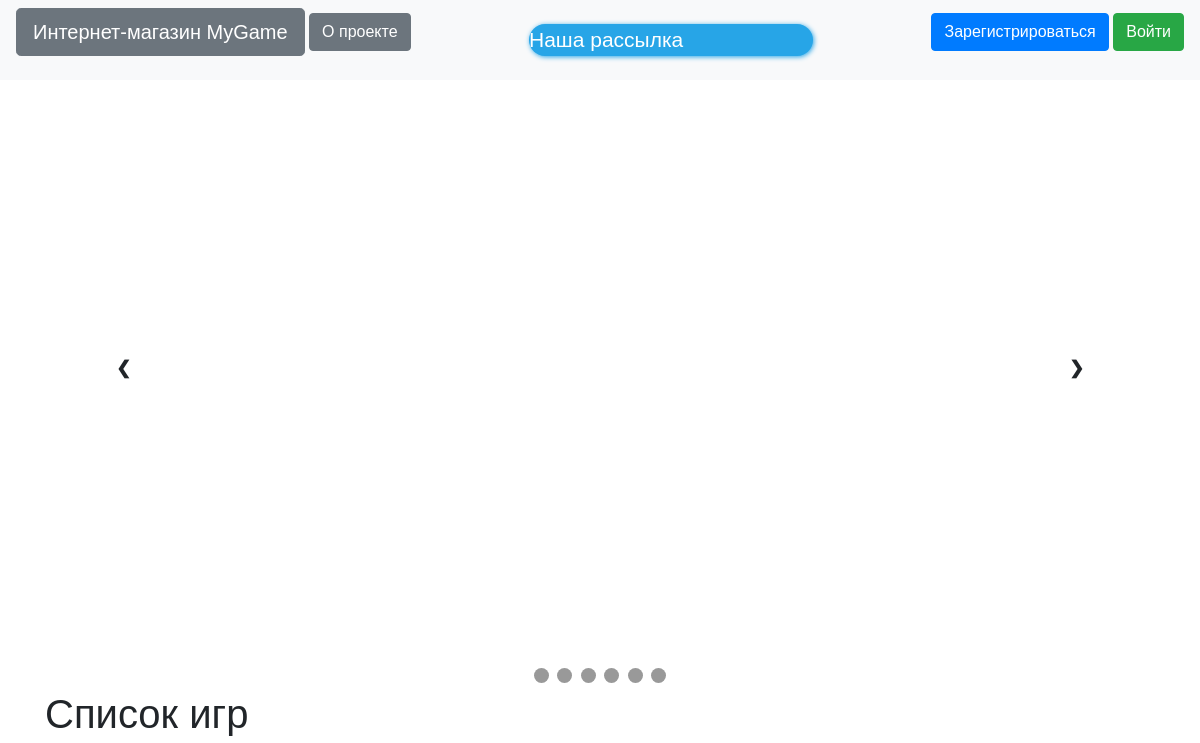
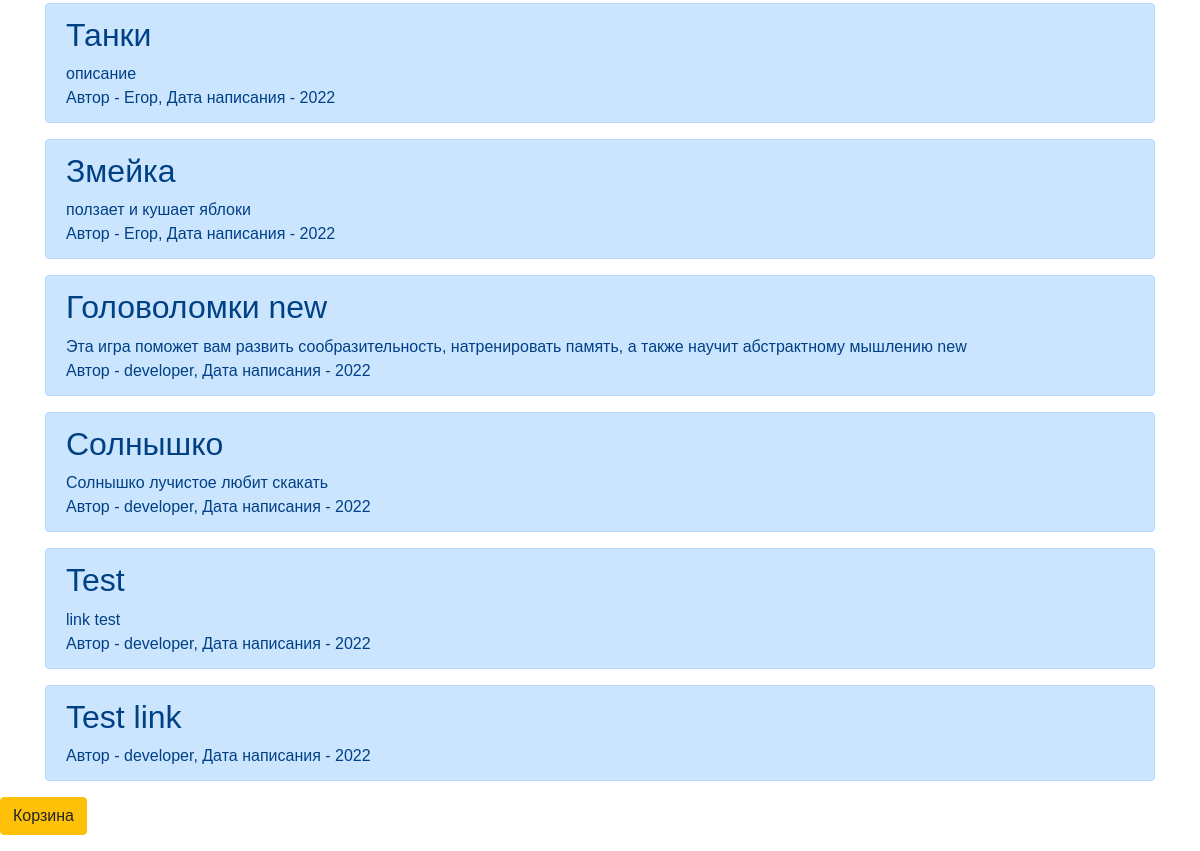
Before: / with the older database file (2 pictures, top to bottom).
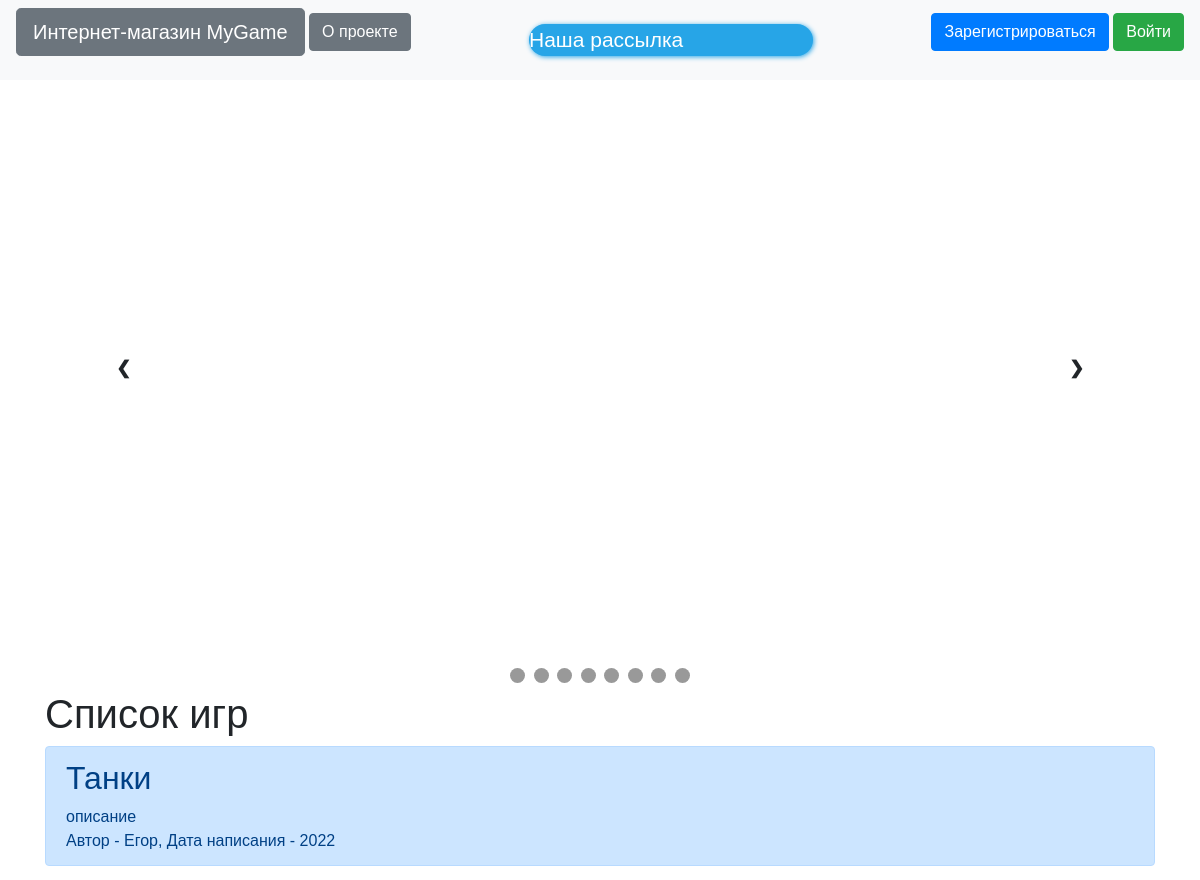
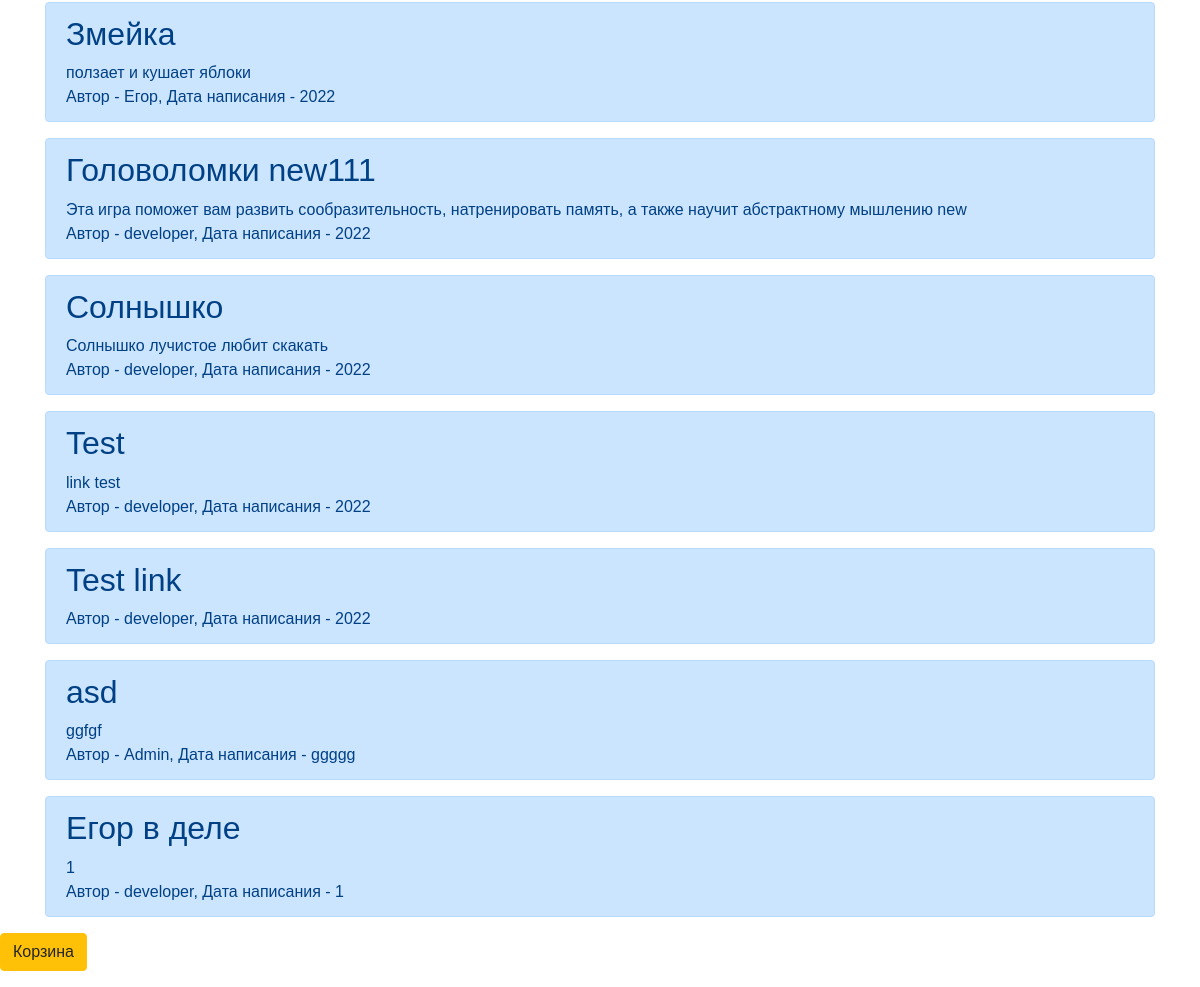
After: the same page with the newer database file (2 pictures, top to bottom).
### data/games.py (models this page shows)
class Games(SqlAlchemyBase):
    __tablename__ = 'games'
    id = sqlalchemy.Column(sqlalchemy.Integer,
                           primary_key=True, autoincrement=True)
    title = sqlalchemy.Column(sqlalchemy.String, nullable=True)
    picture = sqlalchemy.Column(sqlalchemy.String, nullable=True)
    genre = sqlalchemy.Column(sqlalchemy.String, nullable=True)
    content = sqlalchemy.Column(sqlalchemy.String, nullable=True)
    added_date = sqlalchemy.Column(sqlalchemy.DateTime,
                                   default=datetime.datetime.now, nullable=True)
    created_date = sqlalchemy.Column(sqlalchemy.Integer)
    platform = sqlalchemy.Column(sqlalchemy.String, nullable=True)
    archive = sqlalchemy.Column(sqlalchemy.String, nullable=True)
    user_id = sqlalchemy.Column(sqlalchemy.Integer,
                                sqlalchemy.ForeignKey("users.id"))
    user = orm.relation('User')
    def __repr__(self):
        return self.title

### data/users.py (models this page shows, shortened)
class User(SqlAlchemyBase, UserMixin):
    __tablename__ = 'users'
    id = sqlalchemy.Column(sqlalchemy.Integer,
                           primary_key=True, autoincrement=True)
    name = sqlalchemy.Column(sqlalchemy.String, nullable=True)
    type_of_user = sqlalchemy.Column(sqlalchemy.Integer,
                                sqlalchemy.ForeignKey("types_of_users.id"))
    email = sqlalchemy.Column(sqlalchemy.String,
                              index=True, unique=True, nullable=True)
    hashed_password = sqlalchemy.Column(sqlalchemy.String, nullable=True)
    created_date = sqlalchemy.Column(sqlalchemy.DateTime,
                                     default=datetime.datetime.now)
    games = orm.relation("Games", back_populates='user')

### main.py (the view)
@app.route("/")
def index():
    db_sess = db_session.create_session()
    if current_user.is_authenticated:
        games = db_sess.query(Games).all()
    else:
        games = db_sess.query(Games).all()
    print(games)
    return render_template("index.html", games=games)

### data/db_session.py (called while the page is built)
def create_session() -> Session:
    global __factory
    return __factory()

### templates/index.html (shortened to what this page needs)
{% extends "base.html" %}
{% block content %}
  <head>
  </head>
    <div class="slideshow-container">
      <a class="prev" onclick="plusSlides(-1)">&#10094;</a>
      <a class="next" onclick="plusSlides(1)">&#10095;</a>
    </div>
    <br>
    <div style="text-align:center">
        {% for item in games %}
            <span class="dot" onclick="currentSlide(2)"></span>
        {% endfor %}
    </div>
  <h1>Список игр</h1>
{% for item in games%}
<div class="alert alert-primary" role="alert" onclick="location.href='/games/{{ item.title }}';">
    <h2>{{item.title}}</h2>
    <div>
        {{item.content}}
    </div>
    <div>
        Автор - {{item.user.name}}, Дата написания - {{item.created_date}}
    </div>
</div>
{% endfor %}
{% endblock %}

### templates/base.html (shortened to what this page needs)
<!doctype html>
<html lang="en">
<head>
    <link rel="stylesheet"
          href="https://stackpath.bootstrapcdn.com/bootstrap/4.4.1/css/bootstrap.min.css"
>
</head>
<body>
<header>
    <nav class="navbar navbar-light bg-light">
        <p>
            <a href="/" class="btn btn-lg btn-secondary">Интернет-магазин MyGame</a>
            <a href="/about_us" class="btn btn-secondary">О проекте</a>
        </p>
        <a href="https://t.me/for_game_site_2_bot" target="_blank" class="telegramim_button telegramim_shadow telegramim_pulse" style="font-size:21px;width:284px;background:#27a5e7;box-shadow:1px 1px 5px #27a5e7;color:#ffffff;border-radius:27px;" title="Наша рассылка"> Наша рассылка</a>
        {% if current_user.is_authenticated %}
        <p>
            {% if current_user.type_of_user == 1 %}
            <a href="/admin" class="btn btn-secondary">Добавить администратора</a>
        {% endif %}
            {% if current_user.type_of_user == 1 or current_user.type_of_user == 2 %}
            <a href="/game_add" class="btn btn-secondary">Добавить игру</a>
        {% endif %}
        <a href="/logout" class="navbar-brand" >{{ current_user.name }}</a>
        </p>
{% else %}
    <p>
        <a class="btn btn-primary " href="/register">Зарегистрироваться</a>
        <a class="btn btn-success" href="/login">Войти</a>
    </p>
{% endif %}
    </nav>
</header>
<main role="main" class="container">
    {% block content %}{% endblock %}
</main>
<p>
    <a class="btn btn-warning " href="/basket">Корзина</a>
</p>
</body>
</html>

### templates/index.html (style rules this page uses)
* { box-sizing: border-box }
body { font-family: Verdana, sans-serif; margin:0 }
.slideshow-container { max-width: 1000px; position: relative; margin: auto; }
.prev, .next { cursor: pointer; position: absolute; top: 50%; width: auto; padding: 16px; margin-top: -22px; color: white; font-weight: bold; font-size: 18px; transition: 0.6s ease; border-radius: 0 3px 3px 0; user-select: none; }
.next { right: 0; border-radius: 3px 0 0 3px; }
.dot { cursor: pointer; height: 15px; width: 15px; margin: 0 2px; background-color: #999999; border-radius: 50%; display: inline-block; transition: background-color 0.6s ease; }

Changed rows visible on the page:
changed Games: title "Головоломки new" → "Головоломки new111"
added Games: title "asd", content "ggfgf", user.name "Admin", created_date "ggggg"
added Games: title "Егор в деле", content "1", user.name "developer", created_date "1"
